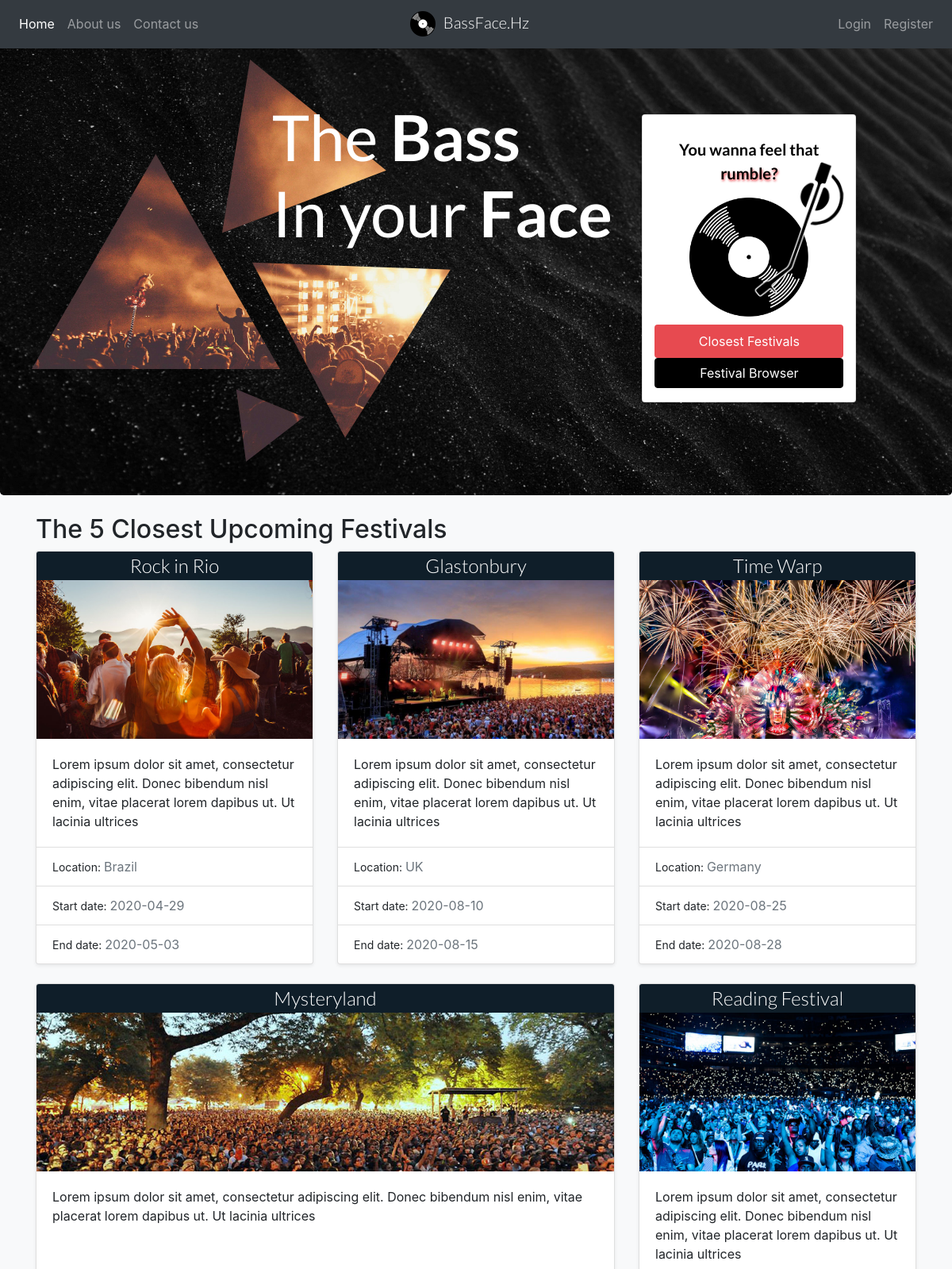
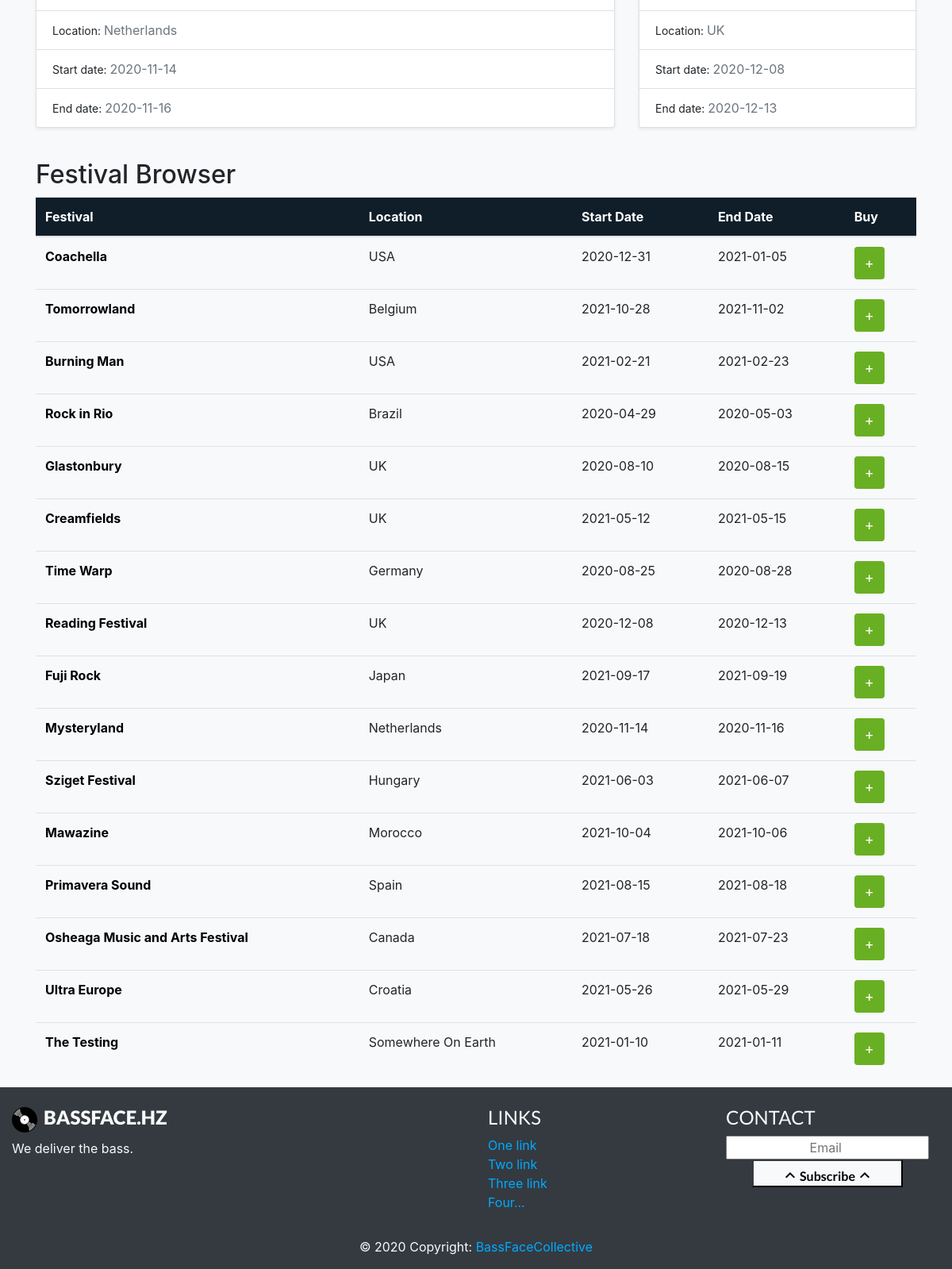
The page / on the database its author committed (2 pictures, top to bottom).
### tables this page shows
CREATE TABLE `festivals` (
  `id` int(11) NOT NULL,
  `title` varchar(64) NOT NULL,
  `description` text DEFAULT NULL,
  `location` varchar(256) NOT NULL,
  `start_date` date NOT NULL,
  `end_date` date NOT NULL,
  `contact_name` varchar(64) NOT NULL,
  `contact_email` varchar(64) NOT NULL,
  `contact_phone` varchar(64) NOT NULL,
  `image_id` int(11) DEFAULT NULL
);

CREATE TABLE `images` (
  `id` int(11) NOT NULL,
  `filename` varchar(255) NOT NULL
);

### classes/Festival.php (called while the page is built, shortened)
<?php
class Festival {
  public static function findAll() {
    $festivals = array();
    try {
      $db = new DB();
      $db->open();
      $conn = $db->get_connection();
      $select_sql = "SELECT * FROM festivals";
      $select_stmt = $conn->prepare($select_sql);
      $select_status = $select_stmt->execute();
      if ($select_stmt->rowCount() !== 0) {
        $row = $select_stmt->fetch(PDO::FETCH_ASSOC);
        while ($row !== FALSE) {
          $festival = new Festival();
          $festival->id = $row['id'];
          $festival->title = $row['title'];
          $festival->description = $row['description'];
          $festival->location = $row['location'];
          $festival->start_date = $row['start_date'];
          $festival->end_date = $row['end_date'];
          $festival->contact_name = $row['contact_name'];
          $festival->contact_email = $row['contact_email'];
          $festival->contact_phone = $row['contact_phone'];
          $festival->image_id = $row['image_id'];
          $festivals[] = $festival;
          $row = $select_stmt->fetch(PDO::FETCH_ASSOC);
        }
      }
    }
    finally {
      if ($db !== null && $db->is_open()) {
        $db->close();
      }
    }
    return $festivals;
  }
  public static function sortLimitOffsetAsc($sort, $limit, $offset) {
    $festivals = array();
    try {
      $db = new DB();
      $db->open();
      $conn = $db->get_connection();
      $select_sql = "SELECT * FROM festivals ORDER BY " . $sort . " ASC LIMIT " . $limit . " OFFSET " . $offset;
      $select_stmt = $conn->prepare($select_sql);
      $select_status = $select_stmt->execute();
      if ($select_stmt->rowCount() !== 0) {
        $row = $select_stmt->fetch(PDO::FETCH_ASSOC);
        while ($row !== FALSE) {
          $festival = new Festival();
          $festival->id = $row['id'];
          $festival->title = $row['title'];
          $festival->description = $row['description'];
          $festival->location = $row['location'];
          $festival->start_date = $row['start_date'];
          $festival->end_date = $row['end_date'];
          $festival->contact_name = $row['contact_name'];
          $festival->contact_email = $row['contact_email'];
          $festival->contact_phone = $row['contact_phone'];
          $festival->image_id = $row['image_id'];
          $festivals[] = $festival;
          $row = $select_stmt->fetch(PDO::FETCH_ASSOC);
        }
      }
    }
    finally {
      if ($db !== null && $db->is_open()) {
        $db->close();
      }
    }
    return $festivals;
  }
}
?>

### classes/DB.php (called while the page is built, shortened)
<?php
class DB {
  private $server = DB_SERVER;
  private $database = DB_DATABASE;
  private $username = DB_USERNAME;
  private $password = DB_PASSWORD;
  private $conn;
  private $dsn;
  public function __construct() {
    $this->dsn = "mysql:host={$this->server};dbname={$this->database}";
    $this->conn = null;
  }
  public function open() {
    if ($this->conn === null) {
      $this->conn = new PDO($this->dsn, $this->username,$this->password);
      $this->conn->setAttribute(PDO::ATTR_ERRMODE, PDO::ERRMODE_EXCEPTION);
    }
  }
  public function is_open() {
    return $this->conn !== null;
  }
  public function close() {
    $this->conn = null;
  }
}
?>

### classes/Image.php (called while the page is built, shortened)
<?php
class Image
{
    public static function findById($id)
    {
        $image = null;
        try {
            $db = new DB();
            $db->open();
            $conn = $db->get_connection();
            $select_sql = "SELECT * FROM images WHERE id = :id";
            $params = [
                ':id' => $id
            ];
            $select_stmt = $conn->prepare($select_sql);
            $select_status = $select_stmt->execute($params);
            if ($select_stmt->rowCount() !== 0) {
                $row = $select_stmt->Fetch(PDO::FETCH_ASSOC);
                $image = new Image();
                $image->id = $row['id'];
                $image->filename = $row['filename'];
            }
        } finally {
            if ($db !== null && $db->is_open()) {
                $db->close();
            }
        }
        return $image;
    }
}

### lib/global.php (called while the page is built, shortened)
<?php
function get_words($text, $count = 10) {
  return implode(' ', array_slice(explode(' ', $text), 0, $count));
}
?>

### index.php (the view, shortened to what this page needs)
<?php
$festivals = Festival::findAll();
$closestThree = Festival::sortLimitOffsetAsc("start_date", 3, 0);
$closestFourth = Festival::sortLimitOffsetAsc("start_date", 1, 3);
$closestFifth = Festival::sortLimitOffsetAsc("start_date", 1, 4);
?>
<!doctype html>
<html lang="en">
  <head>
    <link href="<?= APP_URL ?>/assets/css/bootstrap.min.css" rel="stylesheet" />
    <link href="<?= APP_URL ?>/assets/css/mystyle.css" rel="stylesheet" />
    <link href="<?= APP_URL ?>/assets/css/fonts.css" rel="stylesheet">
  </head>
  <body>
      <?php require 'include/navbar.php'; ?>
      <main role="main">
          <section class="jumbotron myJumbotron mt-5">
              <div class="container-fluid myFluidContainer">
                  <div class="row">
                      <div class="col-lg-8 col-md-12 col-sm-12">
                          <h1 class="lato-regular heroText d-none d-xl-block">The <span class="lato-bold heroHover">Bass</span><br>In your <span class="lato-bold heroHover">Face</span></h1>
                          <div class="myHeroMask">
                              <div class="myHero"></div>
                          </div>
                      </div>
                      <div class="col-lg-4 col-sm-12 d-none d-lg-block">
                          <div class="card heroCardBG d-flex">
                              <div class="heroCard d-flex flex-column justify-content-center">
                                  <p class="lead lato-bold text-center heroCardText">You wanna feel that <a href="#festivalBrowser" class="heroCardLink"><span class="heroCardTextHighlight">rumble?</span></a></p>
                                  <img src="<?= APP_URL ?>/assets/img/bigVinyl.png" class="vinylHero align-self-center">
                                  <a href="#closestFestivals" class="btn btn-primary redButton">Closest Festivals</a>
                                  <a href="#festivalBrowser" class="btn btn-secondary greyButton">Festival Browser</a>
                              </div>
                          </div>
                      </div>
                  </div>
              </div>
          </section>
      <div class="container">
        <div>
        <h2 class="rowHeading mt-4 mb-2" id="closestFestivals">The 5 Closest Upcoming Festivals</h2>
        <div class="row">
            <?php foreach ($closestThree as $festival) { ?>
            <div class="col-4 mb-4">
              <div class="card myCard imageCard shadow-sm">
                  <a href="#" class="lato-light cardTitle"><?= $festival->title ?></a>
                  <?php try {
                      $image = Image::findById($festival->image_id);
                  } catch (Exception $e) {
                  }
                  if ($image !== null){
                      ?>
                      <img src="<?= APP_URL . "/" . $image->filename ?>" alt="image" class="cardImageLandscape" />
                      <?php
                  }
                  ?>
                <div class="card-body">
                  <p class="card-text"><?= get_words($festival->description, 20) ?></p>
                </div>
                <ul class="list-group list-group-flush">
                    <li class="list-group-item">
                        <small> Location: </small> <span class="text-muted"><?= $festival->location ?></span>
                    </li>
                    <li class="list-group-item">
                        <small> Start date: </small> <span class="text-muted"><?= $festival->start_date ?></span>
                    </li>
                    <li class="list-group-item">
                        <small> End date: </small><span class="text-muted"><?= $festival->end_date ?></span>
                    </li>
                </ul>
              </div>
            </div>
          <?php } ?>
        </div>
        <div class="row">
            <?php foreach ($closestFourth as $festival) { ?>
                <div class="col-8 mb-4">
                    <div class="card myCard imageCard shadow-sm" style="height: 521px">
                        <a href="#" class="lato-light cardTitle"><?= $festival->title ?></a>
                        <?php try {
                            $image = Image::findById($festival->image_id);
                        } catch (Exception $e) {
                        }
                        if ($image !== null){
                            ?>
                            <img src="<?= APP_URL . "/" . $image->filename ?>" alt="image" class="cardImageLandscape"/>
                            <?php
                        }
                        ?>
                        <div class="card-body">
                            <p class="card-text"><?= get_words($festival->description, 20) ?></p>
                        </div>
                        <ul class="list-group list-group-flush">
                            <li class="list-group-item">
                                <small> Location: </small> <span class="text-muted"><?= $festival->location ?></span>
                            </li>
                            <li class="list-group-item">
                                <small> Start date: </small> <span class="text-muted"><?= $festival->start_date ?></span>
                            </li>
                            <li class="list-group-item">
                                <small> End date: </small><span class="text-muted"><?= $festival->end_date ?></span>
                            </li>
                        </ul>
                    </div>
                </div>
            <?php } ?>
            <?php foreach ($closestFifth as $festival) { ?>
                <div class="col-4 mb-4">
                    <div class="card myCard imageCard shadow-sm">
                        <a href="#" class="lato-light cardTitle"><?= $festival->title ?></a>
                        <?php try {
                            $image = Image::findById($festival->image_id);
                        } catch (Exception $e) {
                        }
                        if ($image !== null){
                            ?>
                            <img src="<?= APP_URL . "/" . $image->filename ?>" alt="image" class="cardImageLandscape"/>
                            <?php
                        }
                        ?>
                        <div class="card-body">
                            <p class="card-text"><?= get_words($festival->description, 20) ?></p>
                        </div>
                        <ul class="list-group list-group-flush">
                            <li class="list-group-item">
                                <small> Location: </small> <span class="text-muted"><?= $festival->location ?></span>
                            </li>
                            <li class="list-group-item">
                                <small> Start date: </small> <span class="text-muted"><?= $festival->start_date ?></span>
                            </li>
                            <li class="list-group-item">
                                <small> End date: </small><span class="text-muted"><?= $festival->end_date ?></span>
                            </li>
                        </ul>
                    </div>
                </div>
            <?php } ?>
        </div>
            <h2 class="rowHeading mt-3 mb-2" id="festivalBrowser">Festival Browser</h2>
            <div class="row">
                <div class="container-fluid table-responsive">
                    <table class="table table-hover">
                        <thead class="tableHead">
                        <tr>
                            <th scope="col" class="tableHeadCol"><a href="#sort1" class="tableHeadLink">Festival</a></th>
                            <th scope="col" class="tableHeadCol"><a href="#sort2" class="tableHeadLink">Location</a></th>
                            <th scope="col" class="tableHeadCol"><a href="#sort3" class="tableHeadLink">Start Date</a></th>
                            <th scope="col" class="tableHeadCol"><a href="#sort4" class="tableHeadLink">End Date</a></th>
                            <th scope="col" class="tableHeadLink tableHeadCol" style="user-select: none;">Buy</th>
                        </tr>
                        </thead>
                        <tbody>
                            <?php foreach ($festivals as $festival) { ?>
                                <tr>
                                    <th scope="row"><a href="#" class="tableLink"><?= $festival->title ?></a></th>
                                    <td><?= $festival->location ?></td>
                                    <td><?= $festival->start_date ?></td>
                                    <td><?= $festival->end_date ?></td>
                                    <td><button class="btn text-white purchaseButton" id="purchaseButton">+</td>
                                </tr>
                            <?php } ?>
                        </tbody>
                    </table>
                </div>
            </div>
        </div>
      </main>
      <?php require 'include/footer.php'; ?>
  </body>
</html>

### rows shown on the page
festivals: title "Rock in Rio", image.filename (picture), description "Lorem ipsum dolor sit amet, consectetur adipiscing elit. Donec bibendum nisl enim, vitae placerat lorem dapibus ut. Ut lacinia ultrices", location "Brazil", start_date "2020-04-29", end_date "2020-05-03"
festivals: title "Glastonbury", image.filename (picture), description "Lorem ipsum dolor sit amet, consectetur adipiscing elit. Donec bibendum nisl enim, vitae placerat lorem dapibus ut. Ut lacinia ultrices", location "UK", start_date "2020-08-10", end_date "2020-08-15"
festivals: title "Time Warp", image.filename (picture), description "Lorem ipsum dolor sit amet, consectetur adipiscing elit. Donec bibendum nisl enim, vitae placerat lorem dapibus ut. Ut lacinia ultrices", location "Germany", start_date "2020-08-25", end_date "2020-08-28"
festivals: title "Mysteryland", image.filename (picture), description "Lorem ipsum dolor sit amet, consectetur adipiscing elit. Donec bibendum nisl enim, vitae placerat lorem dapibus ut. Ut lacinia ultrices", location "Netherlands", start_date "2020-11-14", end_date "2020-11-16"
festivals: title "Reading Festival", image.filename (picture), description "Lorem ipsum dolor sit amet, consectetur adipiscing elit. Donec bibendum nisl enim, vitae placerat lorem dapibus ut. Ut lacinia ultrices", location "UK", start_date "2020-12-08", end_date "2020-12-13"
festivals: title "Coachella", location "USA", start_date "2020-12-31", end_date "2021-01-05"
festivals: title "Tomorrowland", location "Belgium", start_date "2021-10-28", end_date "2021-11-02"
festivals: title "Burning Man", location "USA", start_date "2021-02-21", end_date "2021-02-23"
festivals: title "Creamfields", location "UK", start_date "2021-05-12", end_date "2021-05-15"
festivals: title "Fuji Rock", location "Japan", start_date "2021-09-17", end_date "2021-09-19"
festivals: title "Sziget Festival", location "Hungary", start_date "2021-06-03", end_date "2021-06-07"
festivals: title "Mawazine", location "Morocco", start_date "2021-10-04", end_date "2021-10-06"
festivals: title "Primavera Sound", location "Spain", start_date "2021-08-15", end_date "2021-08-18"
festivals: title "Osheaga Music and Arts Festival", location "Canada", start_date "2021-07-18", end_date "2021-07-23"
festivals: title "Ultra Europe", location "Croatia", start_date "2021-05-26", end_date "2021-05-29"
festivals: title "The Testing", location "Somewhere On Earth", start_date "2021-01-10", end_date "2021-01-11"
